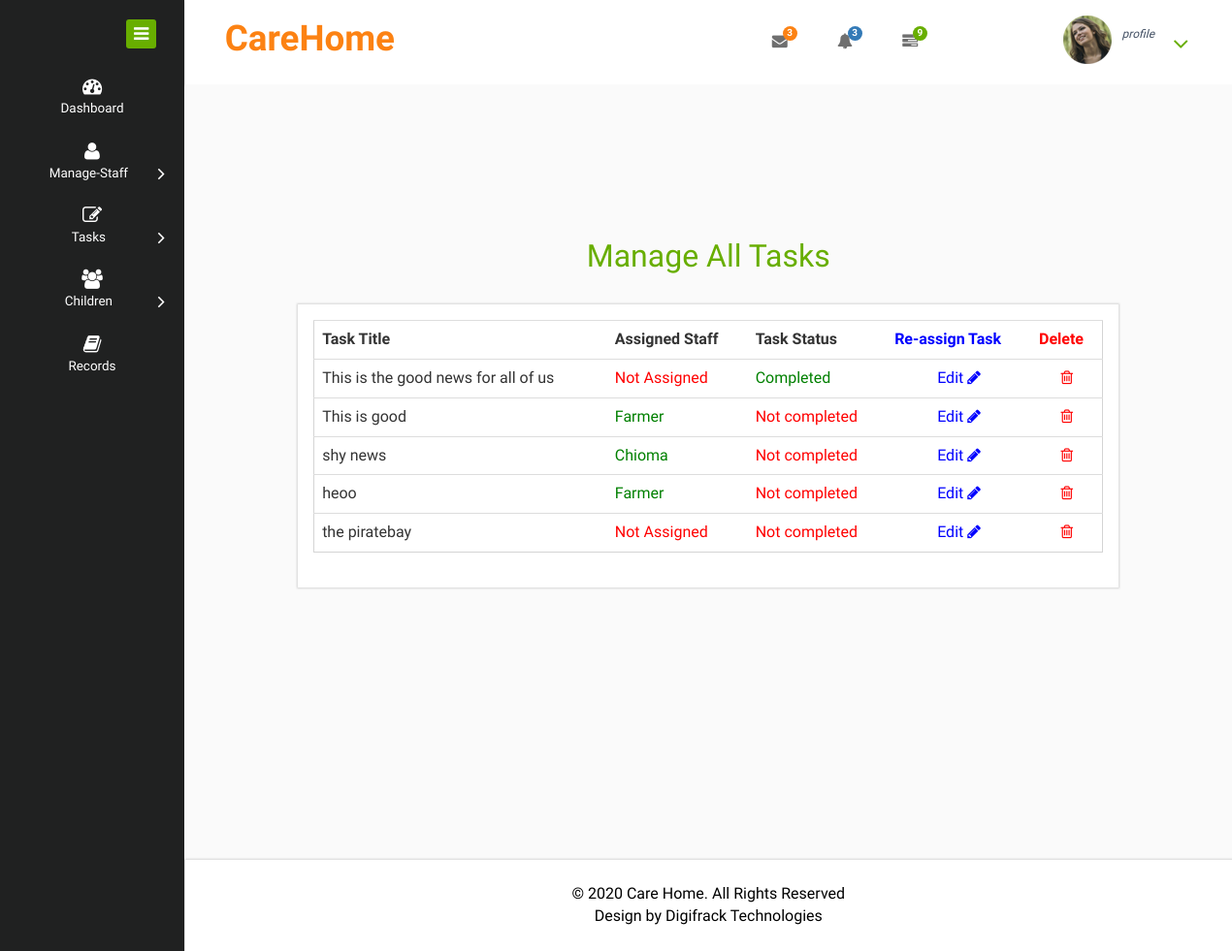
The app's page /task/list/ with its own data.
### workbook/models.py (models this page shows, shortened)
class StaffTask(models.Model):
    title = models.CharField(max_length=100)
    staff = models.ForeignKey(Account, on_delete=models.CASCADE, null=True, blank=True)
    description = models.TextField()
    completed = models.BooleanField(default=False)
    when = models.DateTimeField(auto_now_add=True)

### accounts/models.py (models this page shows, shortened)
class Account(models.Model):
    STAFF = 0
    SENIOR_STAFF = 1
    MANAGER = 2
    USER_TYPE = enumerate(('Staff', 'Senior Staff', 'Manager'))
    user = models.ForeignKey(User, on_delete=models.CASCADE)
    user_type = models.PositiveIntegerField(choices=USER_TYPE, default=STAFF)
    first_name = models.CharField(max_length=50)
    last_name = models.CharField(max_length=50)
    phone = models.CharField(max_length=20)
    email = models.EmailField()
    active = models.BooleanField(default=True)
    when = models.DateTimeField(auto_now_add=True)
    def __str__(self):
        return self.first_name

### workbook/views.py (the view)
# urls.py: path("list/", views.manage_all_task, name="manage_all_task"),
def manage_all_task(request):
    staff = Account.objects.filter(user_type=Account.STAFF)
    tasks = StaffTask.objects.all()
    context = {"staff_list": staff, "tasks": tasks}
    return render(request, "task/manage_all_task.html", context)

### templates/task/manage_all_task.html (shortened to what this page needs)
{% extends "base/base.html" %}
{% load staticfiles %}
{% block side_menu %}
{% include 'base/side_menu/manager_side_menu.html' %}
{% endblock side_menu %}
{% block content %}
  <div class="market-updates">
    <div class="inbox">
      <h2  style="text-align:center;">Manage All Tasks</h2>
      <div class="col-md-10 col-sm-offset-1 mailbox-content  tab-content tab-content-in">
        <div class="tab-pane active text-style" id="tab1">
          <div class="mailbox-border">
            <table class="table tab-border">
              <tbody>
                <tr class="unread checked">
                <th class="hidden-xs">
                Task Title
                </th>
                <th>
                  Assigned Staff
                </th>
                <th>
                  Task Status
                </th>
                <th style="color:blue">
                  Re-assign Task
                </th>
                <th style="color:red">
                  Delete
                </th>
                </tr>
                {% for task in tasks %}
                <tr class="read checked">
                <td class="hidden-xs">
                {{ task.title }}
                </td>
                <td>
                  {% if task.staff %}
                  <span style="color:green">{{ task.staff }}</span>
                  {% else %}
                  <span style="color:red">Not Assigned</span>
                  {% endif %}
                </td>
                <td>
                  {% if task.completed %}
                    <span style="color:green">Completed</span>
                  {% else %}
                    <span style="color:red">Not completed</span>
                  {% endif %}
                </td>
                <td>
                  <div class="" style="text-align:center">
                    <a href="{% url 'edit_task' task_id=task.id %}" style="color:blue">Edit <i class="fa fa-pencil"></i></a>
                  </div>
                </td>
                <td>
                  <div class="" style="text-align:center">
                    <a href="{% url 'delete_task' task_id=task.id %}" style="color:red"><i class="fa fa fa-trash-o"></i></a>
                  </div>
                </td>
                </tr>
                {% endfor %}
              </tbody>
            </table>
          </div>
        </div>
      </div>
    </div>
  </div>
{% endblock content %}

### templates/base/base.html (shortened to what this page needs)
{% load staticfiles %}
<!DOCTYPE HTML>
<html>
<head>
<link href="{% static 'css/bootstrap.css' %}" rel="stylesheet" type="text/css" media="all">
<link href="{% static 'css/style.css' %}" rel="stylesheet" type="text/css" media="all"/>
<link href="{% static 'css/font-awesome.css' %}" rel="stylesheet">
</head>
<body>
  {% block body %}
  {% block header %}
  {% include 'base/header.html' %}
  {% endblock header %}
<div class="inner-block" style="min-height:800px">
 {% block content %}{% endblock content %}
</div>
<div class="copyrights">
	 <p>© 2020 Care Home. All Rights Reserved <br> Design by  <a href="http://digifracktechnologies.com/" target="_blank">Digifrack Technologies</a> </p>
</div>
</div>
</div>
{% block side_menu %}
{% endblock side_menu %}
</div>
{% endblock body %}
</body>
</html>

### templates/base/header.html (shortened to what this page needs)
{% load staticfiles %}
<div class="page-container">
   <div class="left-content">
	   <div class="mother-grid-inner">
				<div class="header-main">
					<div class="header-left">
							<div class="logo-name">
									 <a href="index.html"> <h1>CareHome</h1>
								  </a>
							</div>
							<div class="clearfix"> </div>
						 </div>
						 <div class="header-right">
							<div class="profile_details_left">
								<ul class="nofitications-dropdown">
									<li class="dropdown head-dpdn">
										<a href="#" class="dropdown-toggle" data-toggle="dropdown" aria-expanded="false"><i class="fa fa-envelope"></i><span class="badge">3</span></a>
									</li>
									<li class="dropdown head-dpdn">
										<a href="#" class="dropdown-toggle" data-toggle="dropdown" aria-expanded="false"><i class="fa fa-bell"></i><span class="badge blue">3</span></a>
									</li>
									<li class="dropdown head-dpdn">
										<a href="#" class="dropdown-toggle" data-toggle="dropdown" aria-expanded="false"><i class="fa fa-tasks"></i><span class="badge blue1">9</span></a>
									</li>
								</ul>
								<div class="clearfix"> </div>
							</div>
							<div class="profile_details">
								<ul>
									<li class="dropdown profile_details_drop">
										<a href="#" class="dropdown-toggle" data-toggle="dropdown" aria-expanded="false">
											<div class="profile_img">
												<span class="prfil-img"><img src="images/p1.png" alt=""> </span>
												<div class="user-name"  style="text-align:center">
													<span>{{ account.get_user_type_display }} profile</span>
												</div>
												<i class="fa fa-angle-down lnr"></i>
											</div>
										</a>
									</li>
								</ul>
							</div>
							<div class="clearfix"> </div>
						</div>
				     <div class="clearfix"> </div>
				</div>

### templates/base/side_menu/manager_side_menu.html (shortened to what this page needs)
{% load staticfiles %}
<div class="sidebar-menu">
    <div class="logo"> <a href="#" class="sidebar-icon"> <span class="fa fa-bars"></span> </a>  </div>
    <div class="menu">
      <ul id="menu" >
        <li id="menu-home" ><a href="{% url 'manager_profile' %}"><i class="fa fa-tachometer"></i><span>Dashboard</span></a></li>
        <li><a href="#"><i class="fa fa-user"></i><span>Manage-Staff</span><span class="fa fa-angle-right" style="float: right"></span></a>
        </li>
        <li id="menu-comunicacao" ><a href="#"><i class="fa fa-edit nav_icon"></i><span>Tasks </span><span class="fa fa-angle-right" style="float: right"></span></a>
        </li>
        <li><a href="#"><i class="fa fa fa-users nav_icon"></i><span>Children</span><span class="fa fa-angle-right" style="float: right"></span></a>
        </li>
        <li><a href=""><i class="fa fa-book"></i><span>Records</span></a></li>
      </ul>
    </div>
</div>

### records on screen
StaffTask: title "This is the good news for all of us", shows "Not Assigned", completed "Completed"
StaffTask: title "This is good", staff "Farmer", completed "Not completed"
StaffTask: title "shy news", staff "Chioma", completed "Not completed"
StaffTask: title "heoo", staff "Farmer", completed "Not completed"
StaffTask: title "the piratebay", shows "Not Assigned", completed "Not completed"
